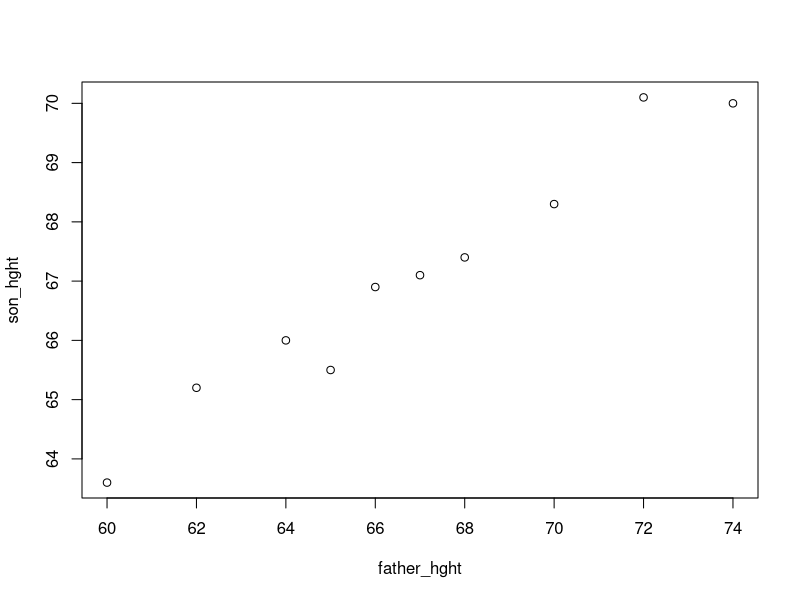

This figure's R source:
# Page No. 565
father_hght<-c(60,62,64,65,66,67,68,70,72,74)
son_hght<-c(63.6,65.2,66,65.5,66.9,67.1,67.4,68.3,70.1,70)
plot(father_hght,son_hght)
sxx<-sum(father_hght^2)-sum(father_hght)^2/10
syy<-sum(son_hght^2)-sum(son_hght)^2/10
sxy<-sum(father_hght*son_hght)-(sum(father_hght)*sum(son_hght))/10
ssr<-((sxx*syy)-(sxy)^2)/sxx
b1<-sxy/sxx
b0<-mean(son_hght)-b1*mean(father_hght)
print(b0)
print(b1)
cat(b0,"+x*",b1)
ts=sqrt(((8*sxx)/ssr))*(b1-1)
cat("\n",ts)
p=pnorm(ts)
cat("\n",round(p,digits=1))
# The answer may slightly vary due to rounding off values.